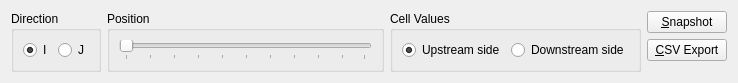
<?xml version="1.0" encoding="UTF-8"?>
<ui version="4.0">
 <class>AbstractCrosssectionWindow_Controller</class>
 <widget class="QWidget" name="AbstractCrosssectionWindow_Controller">
  <property name="geometry">
   <rect>
    <x>0</x>
    <y>0</y>
    <width>738</width>
    <height>78</height>
   </rect>
  </property>
  <property name="windowTitle">
   <string>Form</string>
  </property>
  <layout class="QHBoxLayout" name="horizontalLayout_3">
   <item>
    <widget class="QGroupBox" name="directionGroupBox">
     <property name="title">
      <string>Direction</string>
     </property>
     <layout class="QHBoxLayout" name="horizontalLayout">
      <item>
       <widget class="QRadioButton" name="iRadioButton">
        <property name="text">
         <string>I</string>
        </property>
        <property name="checked">
         <bool>true</bool>
        </property>
       </widget>
      </item>
      <item>
       <widget class="QRadioButton" name="jRadioButton">
        <property name="text">
         <string>J</string>
        </property>
       </widget>
      </item>
     </layout>
    </widget>
   </item>
   <item>
    <widget class="QGroupBox" name="positionGroupBox">
     <property name="title">
      <string>Position</string>
     </property>
     <layout class="QVBoxLayout" name="verticalLayout">
      <item>
       <widget class="SliderWithValue" name="positionSlider">
        <property name="orientation">
         <enum>Qt::Horizontal</enum>
        </property>
        <property name="tickPosition">
         <enum>QSlider::TicksBelow</enum>
        </property>
       </widget>
      </item>
     </layout>
    </widget>
   </item>
   <item>
    <widget class="QGroupBox" name="cellValuesGroupBox">
     <property name="title">
      <string>Cell Values</string>
     </property>
     <layout class="QHBoxLayout" name="horizontalLayout_2">
      <item>
       <widget class="QRadioButton" name="previousRadioButton">
        <property name="text">
         <string>Upstream side</string>
        </property>
        <property name="checked">
         <bool>true</bool>
        </property>
       </widget>
      </item>
      <item>
       <widget class="QRadioButton" name="nextRadioButton">
        <property name="text">
         <string>Downstream side</string>
        </property>
       </widget>
      </item>
     </layout>
    </widget>
   </item>
   <item>
    <layout class="QVBoxLayout" name="verticalLayout_2">
     <item>
      <widget class="QPushButton" name="snapshotButton">
       <property name="text">
        <string>&amp;Snapshot</string>
       </property>
      </widget>
     </item>
     <item>
      <widget class="QPushButton" name="exportButton">
       <property name="text">
        <string>&amp;CSV Export</string>
       </property>
      </widget>
     </item>
     <item>
      <spacer name="verticalSpacer">
       <property name="orientation">
        <enum>Qt::Vertical</enum>
       </property>
       <property name="sizeHint" stdset="0">
        <size>
         <width>20</width>
         <height>17</height>
        </size>
       </property>
      </spacer>
     </item>
    </layout>
   </item>
  </layout>
 </widget>
 <customwidgets>
  <customwidget>
   <class>SliderWithValue</class>
   <extends>QSlider</extends>
   <header>guibase/widget/sliderwithvalue.h</header>
  </customwidget>
 </customwidgets>
 <resources/>
 <connections/>
</ui>
